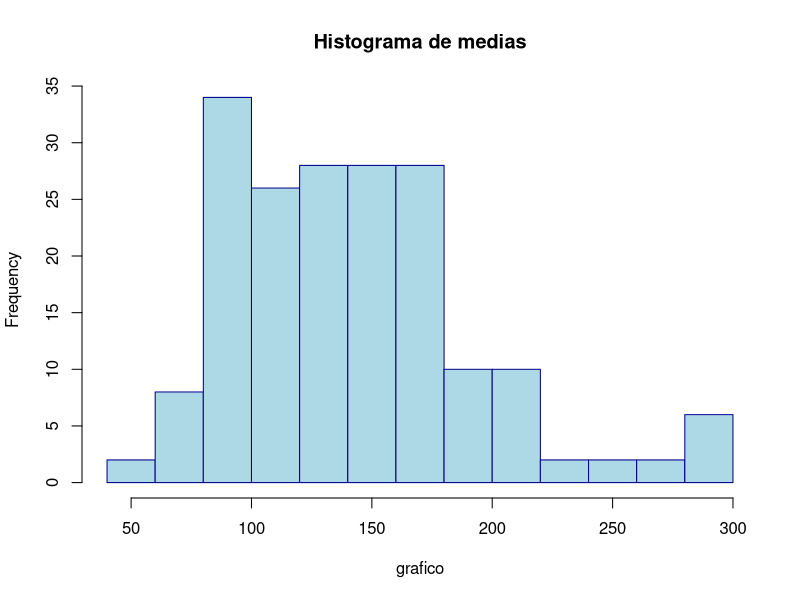

Reproduce this figure in R.
library("MASS")

Horsepower.Sum <- Cars93$Horsepower

mean(Horsepower.Sum)

Horsepower.USA <- Cars93$Horsepower[Cars93$Origin == "USA"]
mean(Horsepower.USA)

Horsepower.NoUsa <- Cars93$Horsepower[Cars93$Origin != "USA"]
mean(Horsepower.NoUsa)

titulo <- "Histograma de medias"
grafico = c(Horsepower.Sum, Horsepower.USA, Horsepower.NoUsa)

hist(grafico, main = titulo, border = "darkblue", col = "lightblue")